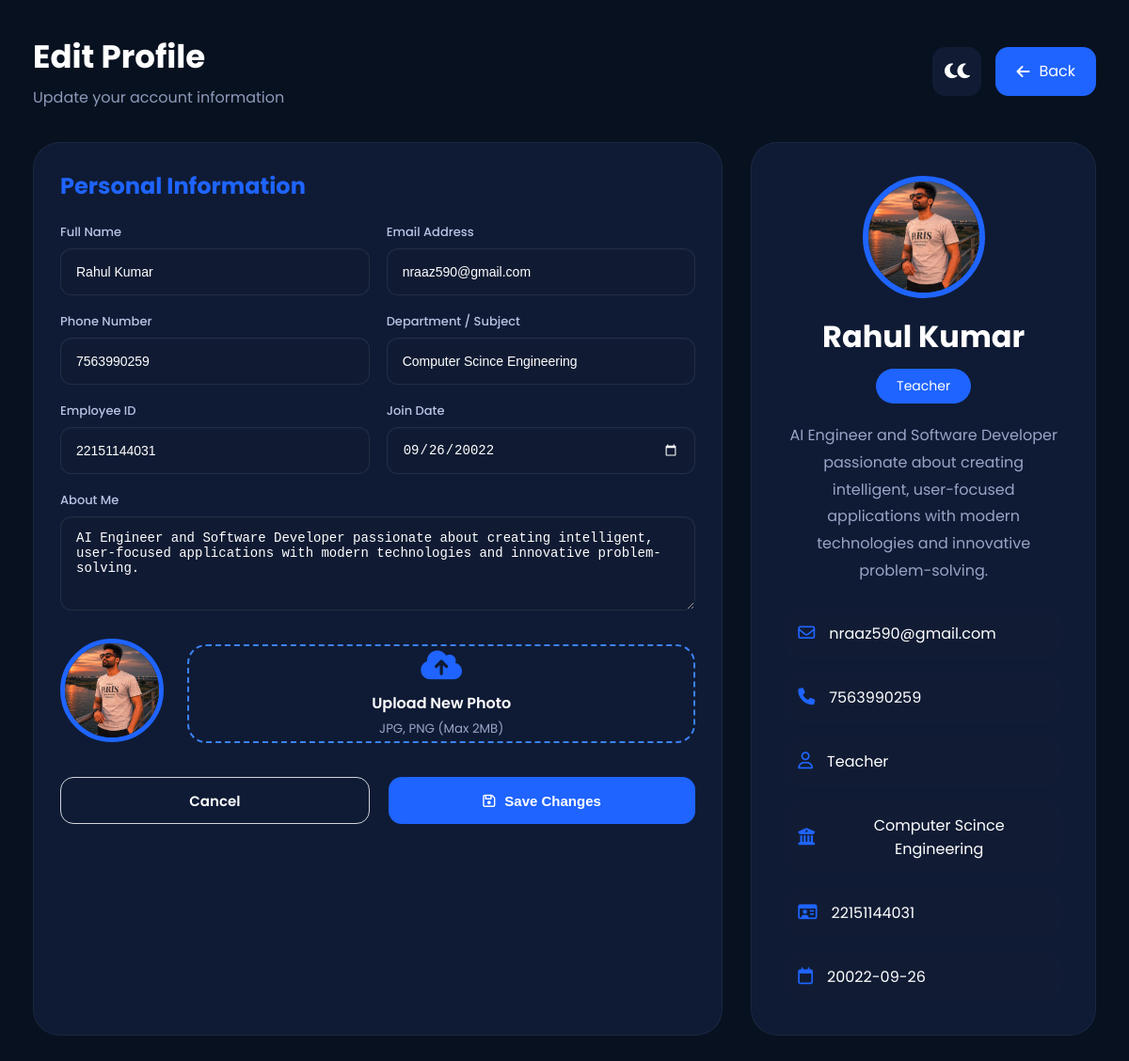
The app's page /edit-profile (signed in) with its own data.
### tables this page shows
CREATE TABLE users(

        id INTEGER PRIMARY KEY AUTOINCREMENT,

        role TEXT,

        full_name TEXT,

        username TEXT UNIQUE,

        email TEXT,

        password TEXT,

        dob TEXT,

        department TEXT,

        school_name TEXT,

        phone TEXT,

        profile_image TEXT DEFAULT 'default.png',

        education_type TEXT,

        stream TEXT,

        specialization TEXT,

        board TEXT,

        branch TEXT,

        semester TEXT

    , employee_id TEXT, join_date TEXT, bio TEXT);

### app.py (the view)
@app.route("/edit-profile")
def edit_profile():
    if "user" not in session:
        return redirect("/")
    user = get_user(session["user"])
    return render_template(
        "edit_profile.html",
        user=user
    )

### database.py (called while the page is built)
def get_user(username):
    conn = sqlite3.connect("students.db")
    conn.row_factory = sqlite3.Row
    cursor = conn.cursor()
    cursor.execute("""

    SELECT *

    FROM users

    WHERE username=?

    """,(username,))
    user = cursor.fetchone()
    conn.close()
    return user

### templates/edit_profile.html (shortened to what this page needs)
<!DOCTYPE html>
<html lang="en">
<head>
<link rel="stylesheet"
href="{{ url_for('static',
filename='css/edit_profile.css') }}">
<link rel="stylesheet"
href="{{ url_for('static',
filename='fontawesome/css/all.min.css') }}">
</head>
<body>
<div class="edit-wrapper">
    <div class="top-bar">
        <div>
            <h1>Edit Profile</h1>
            <p>
                Update your account information
            </p>
        </div>
        <div class="header-right">
            <button class="theme-btn"
            onclick="toggleTheme()">
                <i class="fa-solid fa-moon">🌙</i>
            </button>
            <a href="/profile"
            class="back-btn">
                <i class="fa-solid fa-arrow-left"></i>
                Back
            </a>
        </div>
    </div>
    <div class="edit-grid">
        <div class="form-card">
            <h2>Personal Information </h2>
            <form method="POST"
            action="/update-profile"
            enctype="multipart/form-data">
            <div class="form-grid">
                <div class="input-group">
                    <label>
                        Full Name
                    </label>
                    <input type="text"
                    name="full_name"
                    value="{{ user['full_name'] }}"
                    required>
                </div>
                <div class="input-group">
                    <label>
                        Email Address
                    </label>
                    <input type="email"
                    name="email"
                    value="{{ user['email'] }}"
                    required>
                </div>
                <div class="input-group">
                    <label>
                        Phone Number
                    </label>
                    <input type="text"
                    name="phone"
                    value="{{ user['phone'] }}">
                </div>
                <div class="input-group">
                    <label>
                        Department / Subject
                    </label>
                    <input type="text"
                    name="department"
                    value="{{ user['department'] }}">
                </div>
                <div class="input-group">
                    <label>
                        Employee ID
                    </label>
                    <input type="text"
                    name="employee_id"
                    value="{{ user['employee_id'] }}">
                </div>
                <div class="input-group">
                    <label>
                        Join Date
                    </label>
                    <input type="date"
                    name="join_date"
                    value="{{ user['join_date'] }}">
                </div>
                <div class="input-group full-width">
                    <label>
                        About Me
                    </label>
                    <textarea
                    name="bio"
                    placeholder="Write something about yourself...">{{ user['bio'] }}</textarea>
                </div>
        </div>
                <div class="photo-section full-width">
                    <div class="current-photo">
                        {% if user['profile_image'] %}
                        <img id="previewImage"
                        src="{{ url_for('static',
                        filename='uploads/' + user['profile_image']) }}">
                        {% else %}
                        <img id="previewImage"
                        src="{{ url_for('static',
                        filename='images/user.png') }}">
                        {% endif %}
                    </div>
                    <div class="upload-area">
                        <label for="profile_image">
                            <i class="fa-solid fa-cloud-arrow-up"></i>
                            <span>
                                Upload New Photo
                            </span>
                            <small>
                                JPG, PNG (Max 2MB)
                            </small>
                        </label>
                    </div>
                </div>
                <div class="form-buttons">
                    <a href="/profile"
                    class="cancel-btn">
                        Cancel
                    </a>
                    <button type="submit">
                        <i class="fa-regular fa-floppy-disk"></i>
                        Save Changes
                    </button>
                </div>
            </form>
        </div>
        <div class="preview-card">
            {% if user['profile_image'] %}
            <img class="preview-profile"
            src="{{ url_for('static',
            filename='uploads/' + user['profile_image']) }}">
            {% else %}
            <img class="preview-profile"
            src="{{ url_for('static',
            filename='images/user.png') }}">
            {% endif %}
            <h2>
                {{ user['full_name'] }}
            </h2>
            <span>
                {{ user['role'] }}
            </span>
            <p class="bio-text">
                {{ user['bio'] }}
            </p>
            <div class="info-list">
                <div class="info-item">
                    <i class="fa-regular fa-envelope"></i>
                    <p>
                        {{ user['email'] }}
                    </p>
                </div>
                <div class="info-item">
                    <i class="fa-solid fa-phone"></i>
                    <p>
                        {{ user['phone'] }}
                    </p>
                </div>
                <div class="info-item">
                    <i class="fa-regular fa-user"></i>
                    <p>
                        {{ user['role'] }}
                    </p>
                </div>
                <div class="info-item">
                    <i class="fa-solid fa-building-columns"></i>
                    <p>
                        {{ user['department'] }}
                    </p>
                </div>
                <div class="info-item">
                    <i class="fa-regular fa-id-card"></i>
                    <p>
                        {{ user['employee_id'] }}
                    </p>
                </div>
                <div class="info-item">
                    <i class="fa-regular fa-calendar"></i>
                    <p>
                        {{ user['join_date'] }}
                    </p>
                </div>
            </div>
        </div>
    </div>
</div>
</body>
</html>

### static/css/edit_profile.css (style rules this page uses)
* { margin:0; padding:0; box-sizing:border-box; }
body { font-family:'Poppins',sans-serif; background:#081120; color:white; min-height:100vh; padding:35px; transition:0.3s; }
.edit-wrapper { max-width:1500px; margin:auto; }
.top-bar { display:flex; justify-content:space-between; align-items:center; margin-bottom:35px; }
.top-bar h1 { font-size:42px; font-weight:700; }
.top-bar p { color:#8d99b8; margin-top:5px; }
.header-right { display:flex; gap:15px; }
.theme-btn, .back-btn { height:52px; border:none; border-radius:14px; display:flex; align-items:center; justify-content:center; cursor:pointer; text-decoration:none; transition:0.3s; }
.theme-btn { width:52px; background:#111c34; color:white; font-size:18px; }
.back-btn { padding:0 22px; background:#1f64ff; color:white; gap:10px; }
.edit-grid { display:grid; grid-template-columns:2fr 1fr; gap:30px; }
.form-card, .preview-card { background:#0f1b35; border-radius:28px; padding:35px; border:1px solid rgba(255,255,255,0.05); transition:0.3s; }
.form-card h2 { color:#1f64ff; margin-bottom:30px; }
form { display:flex; flex-direction:column; gap:20px; }
.input-group { display:flex; flex-direction:column; gap:10px; }
.input-group label { font-size:15px; font-weight:500; color:#b9c4e5; }
input, select, textarea { border-radius: 12px; background:#101b33; border:1px solid rgba(255,255,255,0.08); color:#ffffff; box-shadow: inset 0 1px 2px rgba(255,255,255,0.03); }
input::placeholder, textarea::placeholder { color:#8fa3c7; }
input[type="date"] { color-scheme:dark; }
.photo-section { display:flex; align-items:center; gap:25px; margin-top:10px; flex-wrap:wrap; }
.current-photo img { width:110px; height:110px; border-radius:50%; object-fit:cover; border:5px solid #1f64ff; }
.upload-area { flex:1; }
.upload-area label { height:105px; border:2px dashed #3b82f6; border-radius:20px; display:flex; flex-direction:column; justify-content:center; align-items:center; cursor:pointer; transition:0.3s; text-align:center; padding:15px; }
.upload-area i { font-size:35px; color:#1f64ff; margin-bottom:10px; }
.upload-area span { font-weight:600; margin-bottom:5px; }
.upload-area small { color:#9aa4c7; }
.form-buttons { display:flex; gap:20px; margin-top:10px; }
.cancel-btn, form button { flex:1; height:56px; border:none; border-radius:14px; display:flex; align-items:center; justify-content:center; text-decoration:none; cursor:pointer; font-size:16px; font-weight:600; transition:0.3s; }
.cancel-btn { background:transparent; border:1px solid #d1d5db; color:inherit; }
form button { background:#1f64ff; color:white; gap:10px; }
.preview-card { text-align:center; }
.preview-profile { width:130px; height:130px; border-radius:50%; object-fit:cover; border:6px solid #1f64ff; margin-bottom:10px; }
.preview-card h2 { font-size:32px; margin-bottom:10px; }
.preview-card span { display:inline-block; background:#1f64ff; padding:8px 22px; border-radius:30px; font-size:14px; margin-bottom:20px; }
.bio-text { color:#9aa4c7; line-height:1.8; margin-bottom:25px; }
.info-list { display:flex; flex-direction:column; gap:15px; }
.info-item { background:#111c34; border-radius:16px; padding:18px; display:flex; align-items:center; gap:15px; transition:0.3s; }
.info-item i { color:#1f64ff; font-size:18px; }
.info-item p { word-break:break-word; }
.form-grid { display:grid; grid-template-columns:1fr 1fr; gap:18px; }
.full-width { grid-column:1 / -1; }
input, select { height:50px; padding:12px 16px; font-size:14px; }
textarea { min-height:100px; padding:14px 16px; font-size:14px; }
.input-group { gap:7px; }
.input-group label { font-size:13px; font-weight:500; }
.form-card { padding:28px; }
.preview-card { position:sticky; top:20px; height:fit-content; }
.info-item { padding:14px; }
.form-card h2 { font-size:24px; margin-bottom:22px; }
.top-bar h1 { font-size:34px; }
.cancel-btn, form button { height:50px; font-size:15px; }

### records on screen
users: full_name "Rahul Kumar", email "nraaz590@gmail.com", phone "7563990259", department "Computer Scince Engineering", employee_id "22151144031", join_date "09/26/20022", bio "AI Engineer and Software Developer passionate about creating intelligent, user-focused applications with modern technologies and innovative problem-solving.", profile_image (placeholder picture), role "Teacher", join_date "20022-09-26"
